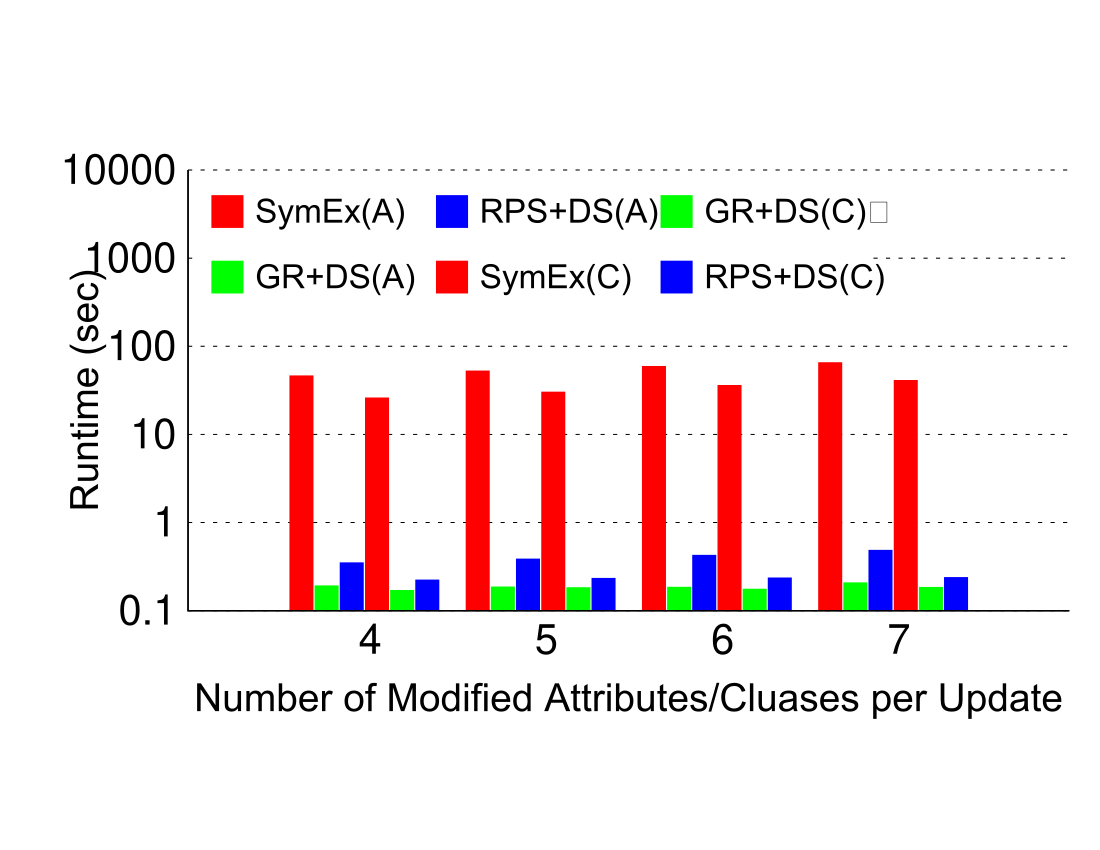

The gnuplot source for this figure:
# length/width ratio and terminal
set size ratio 0.5
set terminal postscript color enhanced  
set output 'attCla.ps'

# Title
unset title

# Margins
set tmargin -3
set bmargin -2
set rmargin 0
set lmargin -1

# border
set border 3 front linetype -1 linewidth 1.000

# Boxes
set boxwidth 0.95 absolute
set style fill   solid 1.00 noborder

# line styles
set linetype 1 lt -1 lw 1 lc rgb "#FF0000"
set linetype 2 lt -1 lw 1 lc rgb "#00FF00" 
set linetype 3 lt -1 lw 1 lc rgb "#0000FF"
#set linetype 4 lt -1 lw 1 lc rgb "#000000" 

set linetype cycle 3


# Grid
set grid nopolar
set grid noxtics nomxtics ytics nomytics noztics nomztics \
 nox2tics nomx2tics noy2tics nomy2tics nocbtics nomcbtics
set grid layerdefault   linetype 0 linewidth 3.000,  linetype 0 linewidth 1.000

# Key
set key nobox autotitles columnhead Left reverse left
set key font "Arial,24"
set key width 5.5
set key samplen 2
set key spacing 6
set key maxrows 2

# style - histogram
set style histogram clustered gap 1 title  offset character 2, 0.25, 0
set datafile missing '-'
set style data histograms

# Axis
set xtics border in scale 0,0 nomirror   offset character 0.5, -0.5, 2 autojustify
set xtics norangelimit font ",30"
set xtics   ()

set logscale y
set yrange [ 0.1 : 10000 ]
set ytics border in scale 0,0 mirror norotate  offset character 0, 0, 0 autojustify
set ytics font ",30"

set xlabel font "Arial,28"
set xlabel "\nNumber of Modified Attributes/Cluases per Update" 
set xlabel  offset character 0, 0, 0  norotate

set ylabel "Runtime (sec)" 
set ylabel font "Arial,28"


# Plot command
plot 'attCla.csv' using 3 t col, '' using 4:xtic(1) t col, '' using 2 t col, '' using 6 t col, '' using 7 t col, '' using 5 t col
